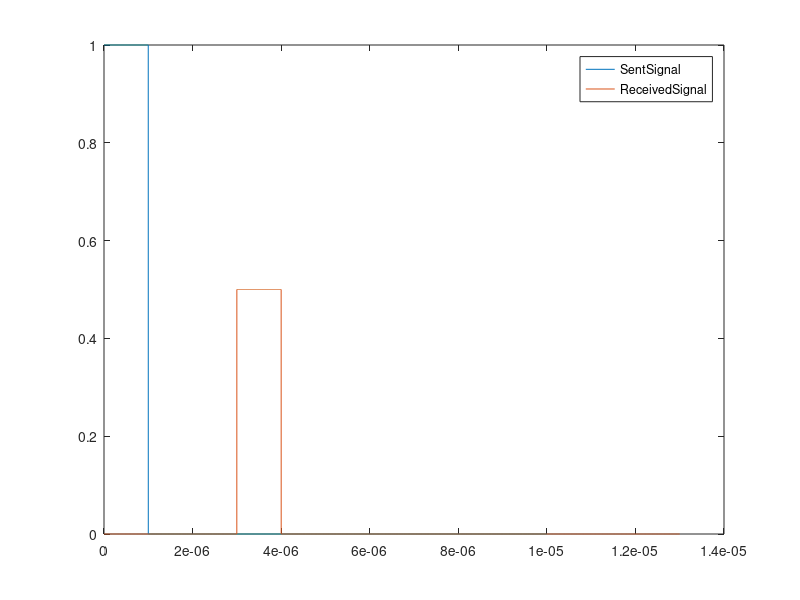

The MATLAB source for this figure:
tau=1e-6;
T=1e-5;
ts=1e-9;
t=0:ts:T-ts;
s_s=zeros(1,length(t));
s_s(1:int64(tau/ts))=1;
figure;
plot(t,s_s)
hold on
alpha=0.5;
R=450;
c=3e8;
td=2*R/(c);
t=0:ts:T+td-ts;
r_s=zeros(1,length(t));
r_s(td/ts+1:int64((tau+td)/ts)+1)=alpha;
plot(t,r_s)
legend('SentSignal','ReceivedSignal')